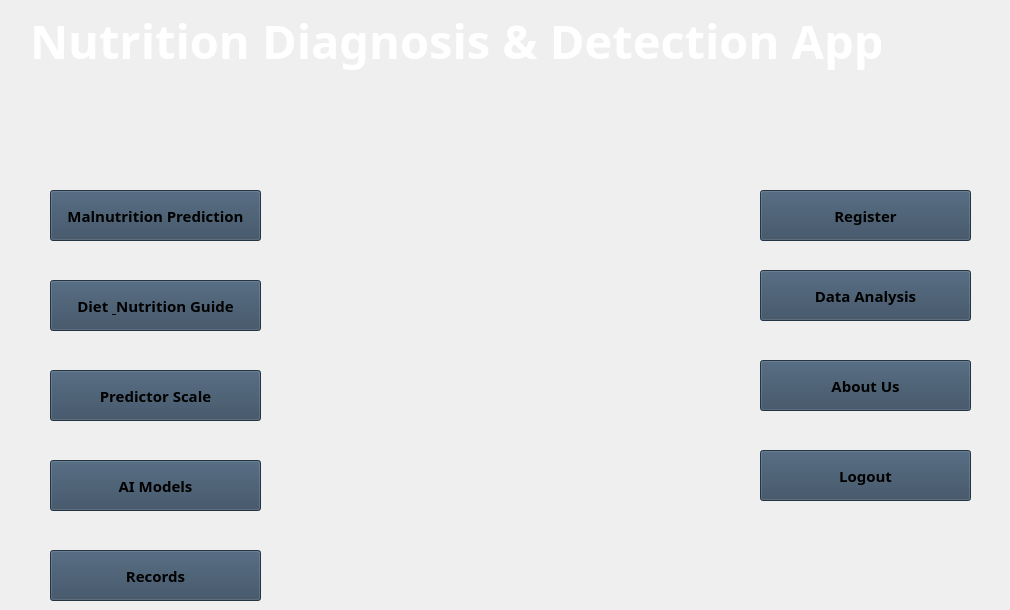
    <widget class="QWidget" name="Dashboard">
     <property name="styleSheet">
      <string notr="true">QWidget#Dashboard{
	
	border-image: url(:/child1/26807.jpg);
}
QLabel{
	color: rgb(255, 255, 255);
}
QPushButton{
	background-color: rgb(52, 73, 94);
	font-size: 15px;
}
QPushButton:hover{
	background-color: rgb(75, 70, 94);
;}

QPushButton:pressed{
	background-color: rgb(154, 17, 13);
;}</string>
     </property>
     <widget class="QLabel" name="label_4">
      <property name="geometry">
       <rect>
        <x>30</x>
        <y>10</y>
        <width>851</width>
        <height>61</height>
       </rect>
      </property>
      <property name="font">
       <font>
        <family>Barlow</family>
        <pointsize>35</pointsize>
        <bold>true</bold>
       </font>
      </property>
      <property name="styleSheet">
       <string notr="true">color: rgb(255, 255, 255);</string>
      </property>
      <property name="text">
       <string>Nutrition Diagnosis &amp; Detection App</string>
      </property>
     </widget>
     <widget class="QPushButton" name="dashboardPredictionBtn">
      <property name="geometry">
       <rect>
        <x>50</x>
        <y>190</y>
        <width>211</width>
        <height>51</height>
       </rect>
      </property>
      <property name="font">
       <font>
        <family>Barlow</family>
        <pointsize>-1</pointsize>
        <bold>true</bold>
       </font>
      </property>
      <property name="styleSheet">
       <string notr="true">background-color: rgb(52, 73, 94);</string>
      </property>
      <property name="text">
       <string>Malnutrition Prediction</string>
      </property>
     </widget>
     <widget class="QPushButton" name="dashboardDietBtn">
      <property name="geometry">
       <rect>
        <x>50</x>
        <y>280</y>
        <width>211</width>
        <height>51</height>
       </rect>
      </property>
      <property name="font">
       <font>
        <family>Barlow</family>
        <pointsize>-1</pointsize>
        <bold>true</bold>
       </font>
      </property>
      <property name="styleSheet">
       <string notr="true">background-color: rgb(52, 73, 94);</string>
      </property>
      <property name="text">
       <string>Diet &amp; Nutrition Guide</string>
      </property>
     </widget>
     <widget class="QPushButton" name="dashboardScaleBtn">
      <property name="geometry">
       <rect>
        <x>50</x>
        <y>370</y>
        <width>211</width>
        <height>51</height>
       </rect>
      </property>
      <property name="font">
       <font>
        <family>Barlow</family>
        <pointsize>-1</pointsize>
        <bold>true</bold>
       </font>
      </property>
      <property name="styleSheet">
       <string notr="true">background-color: rgb(52, 73, 94);</string>
      </property>
      <property name="text">
       <string>Predictor Scale</string>
      </property>
     </widget>
     <widget class="QPushButton" name="dashboardModelsBtn">
      <property name="geometry">
       <rect>
        <x>50</x>
        <y>460</y>
        <width>211</width>
        <height>51</height>
       </rect>
      </property>
      <property name="font">
       <font>
        <family>Barlow</family>
        <pointsize>-1</pointsize>
        <bold>true</bold>
       </font>
      </property>
      <property name="styleSheet">
       <string notr="true">background-color: rgb(52, 73, 94);</string>
      </property>
      <property name="text">
       <string>AI Models</string>
      </property>
     </widget>
     <widget class="QPushButton" name="dashboardRecordsBtn">
      <property name="geometry">
       <rect>
        <x>50</x>
        <y>550</y>
        <width>211</width>
        <height>51</height>
       </rect>
      </property>
      <property name="font">
       <font>
        <family>Barlow</family>
        <pointsize>-1</pointsize>
        <bold>true</bold>
       </font>
      </property>
      <property name="styleSheet">
       <string notr="true">background-color: rgb(52, 73, 94);</string>
      </property>
      <property name="text">
       <string>Records</string>
      </property>
     </widget>
     <widget class="QPushButton" name="dashboardRegisterBtn">
      <property name="geometry">
       <rect>
        <x>760</x>
        <y>190</y>
        <width>211</width>
        <height>51</height>
       </rect>
      </property>
      <property name="font">
       <font>
        <family>Barlow</family>
        <pointsize>-1</pointsize>
        <bold>true</bold>
       </font>
      </property>
      <property name="styleSheet">
       <string notr="true">background-color: rgb(52, 73, 94);</string>
      </property>
      <property name="text">
       <string>Register</string>
      </property>
     </widget>
     <widget class="QPushButton" name="dashboardAboutBtn">
      <property name="geometry">
       <rect>
        <x>760</x>
        <y>360</y>
        <width>211</width>
        <height>51</height>
       </rect>
      </property>
      <property name="font">
       <font>
        <family>Barlow</family>
        <pointsize>-1</pointsize>
        <bold>true</bold>
       </font>
      </property>
      <property name="styleSheet">
       <string notr="true">background-color: rgb(52, 73, 94);</string>
      </property>
      <property name="text">
       <string>About Us</string>
      </property>
     </widget>
     <widget class="QPushButton" name="dashboardLogoutBtn">
      <property name="geometry">
       <rect>
        <x>760</x>
        <y>450</y>
        <width>211</width>
        <height>51</height>
       </rect>
      </property>
      <property name="font">
       <font>
        <family>Barlow</family>
        <pointsize>-1</pointsize>
        <bold>true</bold>
       </font>
      </property>
      <property name="styleSheet">
       <string notr="true">background-color: rgb(52, 73, 94);</string>
      </property>
      <property name="text">
       <string>Logout</string>
      </property>
     </widget>
     <widget class="QLabel" name="label_28">
      <property name="geometry">
       <rect>
        <x>920</x>
        <y>20</y>
        <width>51</width>
        <height>51</height>
       </rect>
      </property>
      <property name="styleSheet">
       <string notr="true">
border-image: url(:/child1/user.png);</string>
      </property>
      <property name="text">
       <string/>
      </property>
     </widget>
     <widget class="QLabel" name="usernamelabel">
      <property name="geometry">
       <rect>
        <x>890</x>
        <y>80</y>
        <width>111</width>
        <height>21</height>
       </rect>
      </property>
      <property name="font">
       <font>
        <family>Barlow</family>
        <pointsize>9</pointsize>
        <bold>true</bold>
       </font>
      </property>
      <property name="styleSheet">
       <string notr="true">color: rgb(0, 0, 0);</string>
      </property>
      <property name="text">
       <string/>
      </property>
      <property name="alignment">
       <set>Qt::AlignmentFlag::AlignCenter</set>
      </property>
     </widget>
     <widget class="QPushButton" name="dashboardDataBtn">
      <property name="geometry">
       <rect>
        <x>760</x>
        <y>270</y>
        <width>211</width>
        <height>51</height>
       </rect>
      </property>
      <property name="font">
       <font>
        <family>Barlow</family>
        <pointsize>-1</pointsize>
        <bold>true</bold>
       </font>
      </property>
      <property name="styleSheet">
       <string notr="true">background-color: rgb(52, 73, 94);</string>
      </property>
      <property name="text">
       <string>Data Analysis</string>
      </property>
     </widget>
    </widget>
